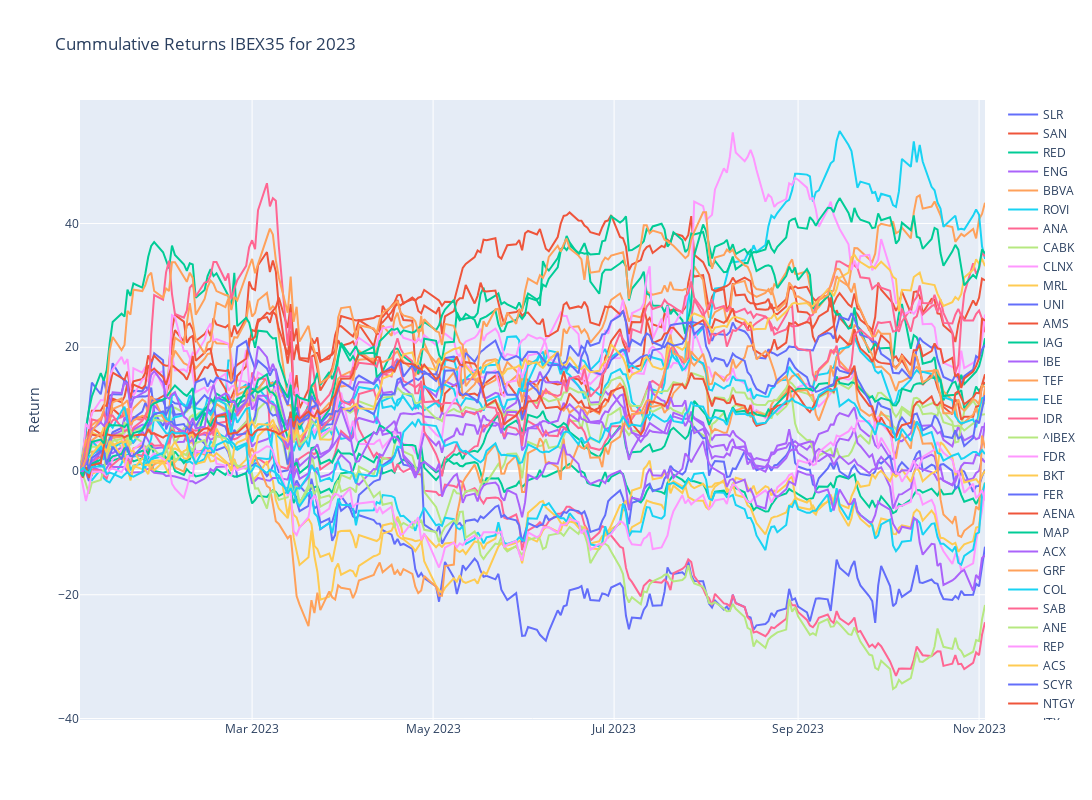

Notebook code cell kept with this figure:
### Code cell
# Plotly
fig = make_subplots()

# Graph (1,1)
# Loop all stock files and get cummulative return for year 2023
for filename in os.listdir("../input"):
    f = os.path.join("../input", filename)
    df = pd.read_csv(f,index_col="Date",parse_dates=True)
    df['Cummulative_Return'] = cumulative_return(df["Adj Close"].loc['2023'])
    fig.add_trace(go.Scatter(x=df['Cummulative_Return'].loc['2023'].index,y=df['Cummulative_Return'].loc['2023'],mode="lines",name=filename.split('.')[0]),row=1,col=1)

# Update xaxis properties
fig.update_yaxes(title_text="Return", row=1, col=1)

fig.update_layout(height=800, width=1300,showlegend=True,title="Cummulative Returns IBEX35 for 2023")

fig.show()

### Figure 1 — Plotly figure (JSON) as saved in the notebook; plotly's stock layout.template omitted (floating-point values rounded to 4 significant figures; data arrays with more than 128 entries replaced by an {"elided": "..."} marker saying what was removed)
{"data": [{"mode": "lines", "name": "SLR", "type": "scatter", "x": {"elided": "217 str values"}, "xaxis": "x", "y": {"elided": "217 float values"}, "yaxis": "y"}, {"mode": "lines", "name": "SAN", "type": "scatter", "x": {"elided": "217 str values"}, "xaxis": "x", "y": {"elided": "217 float values"}, "yaxis": "y"}, {"mode": "lines", "name": "RED", "type": "scatter", "x": {"elided": "217 str values"}, "xaxis": "x", "y": {"elided": "217 float values"}, "yaxis": "y"}, {"mode": "lines", "name": "ENG", "type": "scatter", "x": {"elided": "217 str values"}, "xaxis": "x", "y": {"elided": "217 float values"}, "yaxis": "y"}, {"mode": "lines", "name": "BBVA", "type": "scatter", "x": {"elided": "217 str values"}, "xaxis": "x", "y": {"elided": "217 float values"}, "yaxis": "y"}, {"mode": "lines", "name": "ROVI", "type": "scatter", "x": {"elided": "217 str values"}, "xaxis": "x", "y": {"elided": "217 float values"}, "yaxis": "y"}, {"mode": "lines", "name": "ANA", "type": "scatter", "x": {"elided": "217 str values"}, "xaxis": "x", "y": {"elided": "217 float values"}, "yaxis": "y"}, {"mode": "lines", "name": "CABK", "type": "scatter", "x": {"elided": "217 str values"}, "xaxis": "x", "y": {"elided": "217 float values"}, "yaxis": "y"}, {"mode": "lines", "name": "CLNX", "type": "scatter", "x": {"elided": "217 str values"}, "xaxis": "x", "y": {"elided": "217 float values"}, "yaxis": "y"}, {"mode": "lines", "name": "MRL", "type": "scatter", "x": {"elided": "217 str values"}, "xaxis": "x", "y": {"elided": "217 float values"}, "yaxis": "y"}, {"mode": "lines", "name": "UNI", "type": "scatter", "x": {"elided": "217 str values"}, "xaxis": "x", "y": {"elided": "217 float values"}, "yaxis": "y"}, {"mode": "lines", "name": "AMS", "type": "scatter", "x": {"elided": "217 str values"}, "xaxis": "x", "y": {"elided": "217 float values"}, "yaxis": "y"}, {"mode": "lines", "name": "IAG", "type": "scatter", "x": {"elided": "217 str values"}, "xaxis": "x", "y": {"elided": "217 float values"}, "yaxis": "y"}, {"mode": "lines", "name": "IBE", "type": "scatter", "x": {"elided": "217 str values"}, "xaxis": "x", "y": {"elided": "217 float values"}, "yaxis": "y"}, {"mode": "lines", "name": "TEF", "type": "scatter", "x": {"elided": "217 str values"}, "xaxis": "x", "y": {"elided": "217 float values"}, "yaxis": "y"}, {"mode": "lines", "name": "ELE", "type": "scatter", "x": {"elided": "217 str values"}, "xaxis": "x", "y": {"elided": "217 float values"}, "yaxis": "y"}, {"mode": "lines", "name": "IDR", "type": "scatter", "x": {"elided": "217 str values"}, "xaxis": "x", "y": {"elided": "217 float values"}, "yaxis": "y"}, {"mode": "lines", "name": "^IBEX", "type": "scatter", "x": {"elided": "217 str values"}, "xaxis": "x", "y": {"elided": "217 float values"}, "yaxis": "y"}, {"mode": "lines", "name": "FDR", "type": "scatter", "x": {"elided": "217 str values"}, "xaxis": "x", "y": {"elided": "217 float values"}, "yaxis": "y"}, {"mode": "lines", "name": "BKT", "type": "scatter", "x": {"elided": "217 str values"}, "xaxis": "x", "y": {"elided": "217 float values"}, "yaxis": "y"}, {"mode": "lines", "name": "FER", "type": "scatter", "x": {"elided": "217 str values"}, "xaxis": "x", "y": {"elided": "217 float values"}, "yaxis": "y"}, {"mode": "lines", "name": "AENA", "type": "scatter", "x": {"elided": "217 str values"}, "xaxis": "x", "y": {"elided": "217 float values"}, "yaxis": "y"}, {"mode": "lines", "name": "MAP", "type": "scatter", "x": {"elided": "217 str values"}, "xaxis": "x", "y": {"elided": "217 float values"}, "yaxis": "y"}, {"mode": "lines", "name": "ACX", "type": "scatter", "x": {"elided": "217 str values"}, "xaxis": "x", "y": {"elided": "217 float values"}, "yaxis": "y"}, {"mode": "lines", "name": "GRF", "type": "scatter", "x": {"elided": "217 str values"}, "xaxis": "x", "y": {"elided": "217 float values"}, "yaxis": "y"}, {"mode": "lines", "name": "COL", "type": "scatter", "x": {"elided": "217 str values"}, "xaxis": "x", "y": {"elided": "217 float values"}, "yaxis": "y"}, {"mode": "lines", "name": "SAB", "type": "scatter", "x": {"elided": "217 str values"}, "xaxis": "x", "y": {"elided": "217 float values"}, "yaxis": "y"}, {"mode": "lines", "name": "ANE", "type": "scatter", "x": {"elided": "217 str values"}, "xaxis": "x", "y": {"elided": "217 float values"}, "yaxis": "y"}, {"mode": "lines", "name": "REP", "type": "scatter", "x": {"elided": "217 str values"}, "xaxis": "x", "y": {"elided": "217 float values"}, "yaxis": "y"}, {"mode": "lines", "name": "ACS", "type": "scatter", "x": {"elided": "217 str values"}, "xaxis": "x", "y": {"elided": "217 float values"}, "yaxis": "y"}, {"mode": "lines", "name": "SCYR", "type": "scatter", "x": {"elided": "217 str values"}, "xaxis": "x", "y": {"elided": "217 float values"}, "yaxis": "y"}, {"mode": "lines", "name": "NTGY", "type": "scatter", "x": {"elided": "217 str values"}, "xaxis": "x", "y": {"elided": "217 float values"}, "yaxis": "y"}, {"mode": "lines", "name": "ITX", "type": "scatter", "x": {"elided": "217 str values"}, "xaxis": "x", "y": {"elided": "217 float values"}, "yaxis": "y"}, {"mode": "lines", "name": "MTS", "type": "scatter", "x": {"elided": "217 str values"}, "xaxis": "x", "y": {"elided": "217 float values"}, "yaxis": "y"}, {"mode": "lines", "name": "MEL", "type": "scatter", "x": {"elided": "217 str values"}, "xaxis": "x", "y": {"elided": "217 float values"}, "yaxis": "y"}, {"mode": "lines", "name": "LOG", "type": "scatter", "x": {"elided": "217 str values"}, "xaxis": "x", "y": {"elided": "217 float values"}, "yaxis": "y"}], "layout": {"height": 800, "showlegend": true, "title": {"text": "Cummulative Returns IBEX35 for 2023"}, "width": 1300, "xaxis": {"anchor": "y", "domain": [0, 1]}, "yaxis": {"anchor": "x", "domain": [0, 1], "title": {"text": "Return"}}}}
